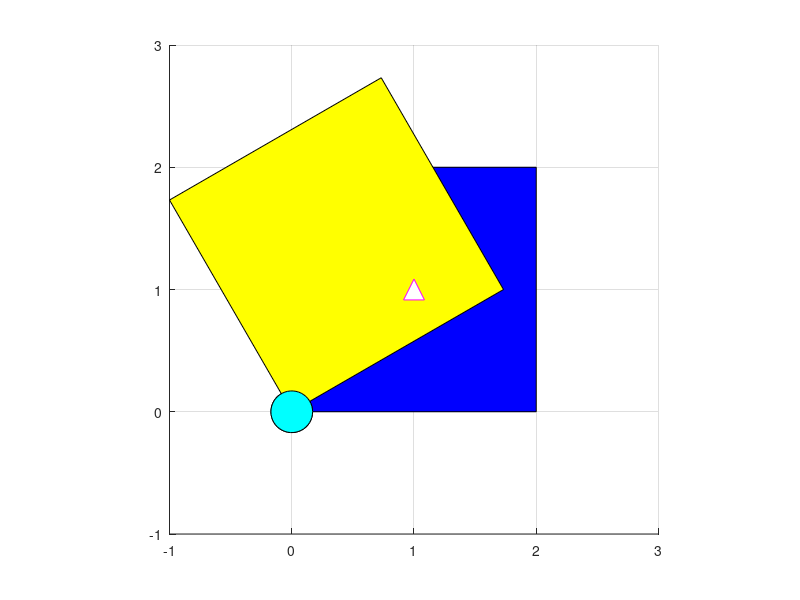
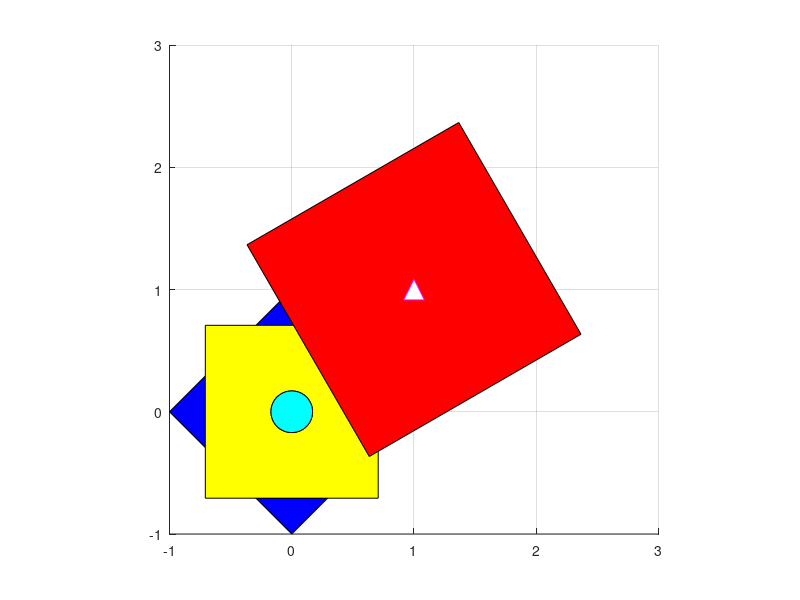
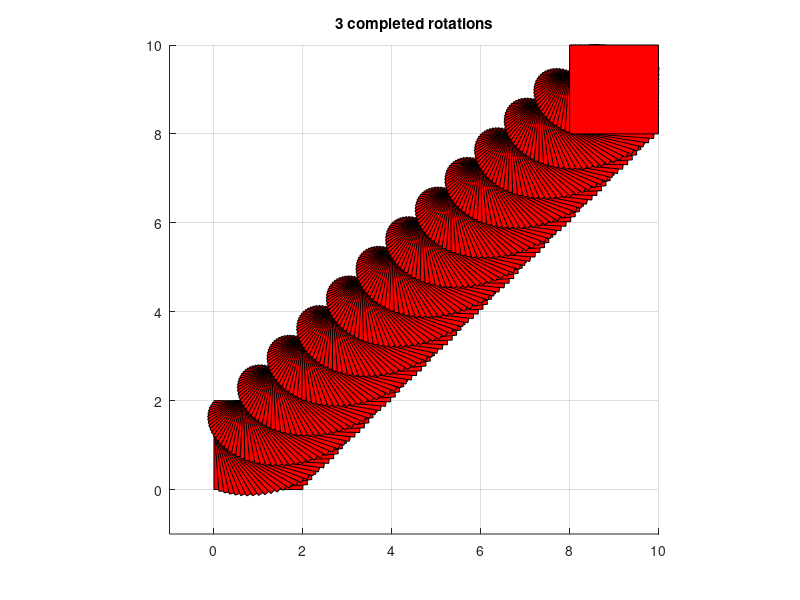

These charts were generated, in order, by the following MATLAB code:
% Lab 4
clear all; close all; clc;

%% Create a square

% Simple square centered about (1,1) with side length of 2
x=[0 0 2 2];
y=[0 2 2 0];
square=[x;y];

% Open figure window and set axes
figure
hold on
grid on
axis square
axis([-1 3 -1 3]);
fill(square(1,:),square(2,:),'b')

% circle represents origin, triangle represents (1,1) (aka, the center of
% the original square)
plot(0,0,'co','markerfacecolor','c','markersize',30,'markeredgecolor','k')
plot(1,1,'m^','markerfacecolor','w','markersize',15)

%% Rotate object about orgin (0,0)

% Rotation parameters
theta=pi/6;
rotationMatrix=[cos(theta) -sin(theta)
                sin(theta)  cos(theta)];

% Assign new coordinates and then draw            
newSquare=rotationMatrix*square;

% Optional scaling would take place here
% newSquare=newSquare*.5

fill(newSquare(1,:),newSquare(2,:),'y')
plot(0,0,'co','markerfacecolor','c','markersize',30,'markeredgecolor','k')
plot(1,1,'m^','markerfacecolor','w','markersize',15)

%% Purpose of the rotMat

x=[-1 0 1 0];
y=[0 -1 0 1];
square=[x;y];

figure
hold on
grid on
axis square
axis([-1 3 -1 3]);
fill(square(1,:),square(2,:),'b')
plot(0,0,'co','markerfacecolor','c','markersize',30,'markeredgecolor','k')

theta=pi/4; %90 degrees
rotationMatrix=[cos(theta) -sin(theta)
                sin(theta)  cos(theta)];

% multiplication by rotationMatrix will rotate objects
newSquare = rotationMatrix*square;
fill(newSquare(1,:),newSquare(2,:),'y')
plot(0,0,'co','markerfacecolor','c','markersize',30,'markeredgecolor','k')

%% how it is in the lab
rotMat=rotationMatrix;
rotMatX=rotMat(1,:); % cos(theta) -sin(theta)
rotMatY=rotMat(2,:); % sin(theta)  cos(theta)

rotMatX*square; % returns ROTATED X COORDINATES
rotMatY*square; % returns ROTATED Y COORDINATES

% returns ROTATED X AND Y COORDINATES in the first and second row, respectively
rotMat*square; 

%% Rotate object about point (x, y)
%{
Brings objects' desired rotation point to orgin,
then rotates, and then translates it back to the
original point (or any other point you want)
%}

x=[0 0 2 2];
y=[0 2 2 0];
square=[x;y];

% Rotation parameteres
theta=pi/6;
rotationMatrix=[cos(theta) -sin(theta)
                sin(theta)  cos(theta)];

% Translation factors (in this case, rotation is about (1,1), hence...)
xTranslate=1;
yTranslate=1;
            
% Bring object back to center
newSquare(1,:)=square(1,:)-xTranslate; % x coordinates
newSquare(2,:)=square(2,:)-yTranslate; % y coordinates

% Rotate object        
newSquare=rotationMatrix*newSquare; %rotate

% Optional scaling would take place here
% newSquare=newSquare*.5

% and translate back
newSquare(1,:)=newSquare(1,:)+xTranslate; 
newSquare(2,:)=newSquare(2,:)+yTranslate; 

fill(newSquare(1,:),newSquare(2,:),'r')
plot(0,0,'co','markerfacecolor','c','markersize',30,'markeredgecolor','k')
plot(1,1,'m^','markerfacecolor','w','markersize',15)

%% Animation with rotating square

% Simple square centered about (1,1) with side length of 2

square=[0 0 2 2;
        0 2 2 0];

% Open figure window and set axes
figure
hold on
grid on
axis square
axis([-1 10 -1 10]);

% y(x) = x function
x = linspace(0,8,250);
y = x;

% make 3 rotations for # of data points in f(x)=x, aka y=x
theta=linspace(0,1080,length(x))*pi/180;

for i=1:length(theta)
% Translation factors to bring original shape to origin
xTranslate=1;
yTranslate=1;    
    
% Bring object back to center
newSquare(1,:)=square(1,:)-xTranslate; % x coordinates
newSquare(2,:)=square(2,:)-yTranslate; % y coordinates


% Changing rotation matrix
rotationMatrix=[cos(theta(i)) -sin(theta(i))
                sin(theta(i))  cos(theta(i))];

% Rotate object        
newSquare=rotationMatrix*newSquare; %rotate
% 
% % Optional scaling would take place here

% and translate back
fill(newSquare(1,:)+x(i)+xTranslate,newSquare(2,:)+y(i) +yTranslate,'r')
pause(0.005)

title([num2str(theta(i)/(2*pi)) ' completed rotations']);
end